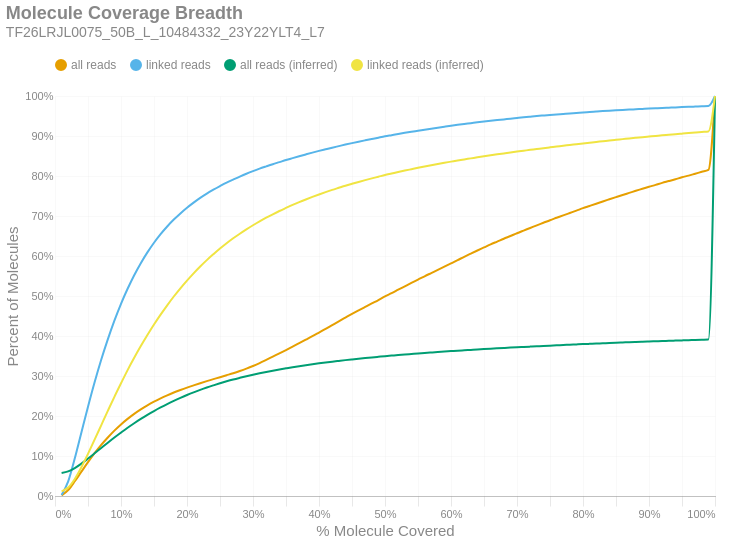

Write notebook code for a chart like this one.
### Markdown cell above
### Molecule Read Coverage
This chart shows molecule coverage breadth as computed by the number of bases aligned to that molecule. In other words, "*how much of each unique long molecule is actually sequenced/aligned?*" Keep in mind there is a distinction between sequences and alignments, since some sequences belonging to a particular molecule may not align well and wouldn't appear in the alignment data. This chart also shows molecule coverage breadth as computed by the *inferred fragment* from which the aligned sequences originate. Unlike read coverage, this calculation takes into account the total insert size, including unsequenced gaps between the forward and reverse reads. Like the previous figures, these are cumulative percents.

### Code cell
if SKIPLR:
    print_html(f"Skipped")
else:
    binned_df = consolidated_hist(valids['coverage_bp'], mask, 0.01, True)
    binned_df_inf = consolidated_hist(valids['coverage_inserts'], mask, 0.01, True)
    binned_df = binned_df.with_columns(pl.lit(binned_df_inf['all reads (cumsum)']).alias('all reads (inferred)'))
    binned_df = binned_df.with_columns(pl.lit(binned_df_inf['linked reads (cumsum)']).alias('linked reads (inferred)'))
    binned_df = binned_df.with_columns(
        (pl.col('bin').cast(pl.Float64) + 0.01).alias('right_edge')
    )

    with SafeRender(binned_df):
        (
            density_plot(binned_df, 'Molecule Coverage Breadth', samplename, 'molcov', ['all reads (inferred)','linked reads (inferred)'])
            .encode(
                #x=alt.X('bin:Q', title="% Molecule Covered").axis(format = '%').scale(padding=0),
                x=alt.X('right_edge:Q', title="% Molecule Covered").axis(format='%').scale(padding=0),
                y=alt.Y('value:Q', title='Percent of Molecules')
                    .axis(format='%')
                    .stack(False)
                    .scale(domainMin=0, padding=0),
                color=alt.Color("key:N").scale(domain = ["all reads", "linked reads", "all reads (inferred)", "linked reads (inferred)"]),
                tooltip = [
                    alt.Tooltip("key:N", title = "Data Type"),
                    alt.Tooltip("range_label:N", title="% Molecule Covered"),
                    alt.Tooltip("value:Q", format = ".2%", title="% Molecules")
                ]
            )
        ).display()

### Figure 1 — Vega-Lite specification as saved in the notebook (floating-point values rounded to 4 significant figures)
{"width": "container", "height": 400, "config": {"title": {"anchor": "start", "dy": -15, "fontSize": 18, "color": "#888888", "subtitleColor": "#888888", "subtitleFontSize": 14}, "arc": {"fill": "#0072B2"}, "axis": {"domainColor": "#888888", "domainWidth": 0.5, "gridWidth": 0.2, "grid": false, "titleFontWeight": 400, "titleFontSize": 15, "labelFontSize": 11, "labelColor": "#888888", "tickColor": "#888888", "tickWidth": 0.2, "titleColor": "#888888"}, "axisBand": {"grid": false}, "axisX": {"grid": true, "tickSize": 10, "domainCap": "round"}, "axisY": {"domain": false, "grid": true, "tickSize": 0, "domainCap": "round"}, "background": "transparent", "header": {"labelFontSize": 15, "labelColor": "#888888", "titleFontSize": 15, "titleFontWeight": 600, "titleColor": "#888888"}, "legend": {"labelFont": "sans-serif", "labelFontSize": 12, "labelColor": "#888888", "symbolSize": 100, "symbolType": "circle", "titleFontSize": 12, "titlePadding": 10, "titleColor": "#888888", "title": null, "orient": "top"}, "range": {"category": ["#E69F00", "#56B4E9", "#009E73", "#F0E442", "#0072B2", "#D55E00", "#CC79A7", "#000000"], "diverging": ["#cfe8f3", "#a2d4ec", "#73bfe2", "#46abdb", "#1696d2", "#12719e"]}, "area": {"fill": "#0072B2", "fillOpacity": 0.7, "line": true, "strokeOpacity": 0.7}, "line": {"color": "#0072B2", "stroke": "#0072B2", "strokeWidth": 2}, "trail": {"color": "#0072B2", "stroke": "#0072B2", "strokeWidth": 0, "size": 1}, "point": {"filled": true, "fillOpacity": 1.0, "size": 95}, "text": {"color": "#888888", "fontSize": 11, "align": "right", "fontWeight": 400, "size": 11}, "bar": {"fill": "#0072B2", "stroke": null}, "view": {"stroke": null, "continuousWidth": 660, "continuousHeight": 400}}, "data": {"name": "data-de23814923b5aa041ae0ef1f5ae306d6"}, "mark": {"type": "line", "interpolate": "monotone", "point": {"opacity": 0, "size": 275}}, "encoding": {"color": {"field": "key", "scale": {"domain": ["all reads", "linked reads", "all reads (inferred)", "linked reads (inferred)"]}, "type": "nominal"}, "tooltip": [{"field": "key", "title": "Data Type", "type": "nominal"}, {"field": "range_label", "title": "% Molecule Covered", "type": "nominal"}, {"field": "value", "format": ".2%", "title": "% Molecules", "type": "quantitative"}], "x": {"axis": {"format": "%"}, "field": "right_edge", "scale": {"padding": 0}, "title": "% Molecule Covered", "type": "quantitative"}, "y": {"axis": {"format": "%"}, "field": "value", "scale": {"domainMin": 0, "padding": 0}, "stack": false, "title": "Percent of Molecules", "type": "quantitative"}}, "params": [{"name": "param_c36ac31b6afebe62", "select": {"type": "point", "fields": ["key"]}, "bind": "legend"}], "title": {"text": "Molecule Coverage Breadth", "subtitle": "TF26LRJL0075_50B_L_10484332_23Y22YLT4_L7"}, "transform": [{"fold": ["all reads (cumsum)", "linked reads (cumsum)", "all reads (inferred)", "linked reads (inferred)"]}, {"calculate": "replace(datum.key, ' (cumsum)', '')", "as": "key"}, {"filter": {"param": "param_c36ac31b6afebe62"}}], "usermeta": {"embedOptions": {"downloadFileName": "TF26LRJL0075_50B_L_10484332_23Y22YLT4_L7.molcov"}}, "$schema": "https://vega.github.io/schema/vega-lite/v6.4.1.json", "datasets": {"data-de23814923b5aa041ae0ef1f5ae306d6": [{"bin": "0.0", "interval": "0.0-0.01", "all reads": 0.001401, "linked reads": 0.002648, "all reads (cumsum)": 0.001401, "linked reads (cumsum)": 0.002648, "range_label": "0.0-0.01", "all reads (inferred)": 0.05726, "linked reads (inferred)": 0.01168, "right_edge": 0.01}, {"bin": "0.01", "interval": "0.01-0.02", "all reads": 0.01351, "linked reads": 0.03386, "all reads (cumsum)": 0.01491, "linked reads (cumsum)": 0.03651, "range_label": "0.01-0.02", "all reads (inferred)": 0.06146, "linked reads (inferred)": 0.02115, "right_edge": 0.02}, {"bin": "0.02", "interval": "0.02-0.03", "all reads": 0.02189, "linked reads": 0.05763, "all reads (cumsum)": 0.0368, "linked reads (cumsum)": 0.09414, "range_label": "0.02-0.03", "all reads (inferred)": 0.06985, "linked reads (inferred)": 0.04261, "right_edge": 0.03}, {"bin": "0.03", "interval": "0.03-0.04", "all reads": 0.02402, "linked reads": 0.06473, "all reads (cumsum)": 0.06082, "linked reads (cumsum)": 0.1589, "range_label": "0.03-0.04", "all reads (inferred)": 0.08094, "linked reads (inferred)": 0.07188, "right_edge": 0.04}, {"bin": "0.04", "interval": "0.04-0.05", "all reads": 0.0237, "linked reads": 0.06422, "all reads (cumsum)": 0.08452, "linked reads (cumsum)": 0.2231, "range_label": "0.04-0.05", "all reads (inferred)": 0.09354, "linked reads (inferred)": 0.1054, "right_edge": 0.05}, {"bin": "0.05", "interval": "0.05-0.06", "all reads": 0.02246, "linked reads": 0.06113, "all reads (cumsum)": 0.107, "linked reads (cumsum)": 0.2842, "range_label": "0.05-0.06", "all reads (inferred)": 0.1067, "linked reads (inferred)": 0.1408, "right_edge": 0.06}, {"bin": "0.06", "interval": "0.06-0.07", "all reads": 0.02071, "linked reads": 0.05648, "all reads (cumsum)": 0.1277, "linked reads (cumsum)": 0.3407, "range_label": "0.06-0.07", "all reads (inferred)": 0.1199, "linked reads (inferred)": 0.1768, "right_edge": 0.07}, {"bin": "0.07", "interval": "0.07-0.08", "all reads": 0.01867, "linked reads": 0.05092, "all reads (cumsum)": 0.1464, "linked reads (cumsum)": 0.3916, "range_label": "0.07-0.08", "all reads (inferred)": 0.1332, "linked reads (inferred)": 0.2127, "right_edge": 0.08}, {"bin": "0.08", "interval": "0.08-0.09", "all reads": 0.01717, "linked reads": 0.04686, "all reads (cumsum)": 0.1635, "linked reads (cumsum)": 0.4385, "range_label": "0.08-0.09", "all reads (inferred)": 0.1461, "linked reads (inferred)": 0.248, "right_edge": 0.09}, {"bin": "0.09", "interval": "0.09-0.1", "all reads": 0.01546, "linked reads": 0.04207, "all reads (cumsum)": 0.179, "linked reads (cumsum)": 0.4806, "range_label": "0.09-0.1", "all reads (inferred)": 0.1585, "linked reads (inferred)": 0.2817, "right_edge": 0.1}, {"bin": "0.1", "interval": "0.1-0.11", "all reads": 0.01384, "linked reads": 0.03757, "all reads (cumsum)": 0.1928, "linked reads (cumsum)": 0.5181, "range_label": "0.1-0.11", "all reads (inferred)": 0.1706, "linked reads (inferred)": 0.3147, "right_edge": 0.11}, {"bin": "0.11", "interval": "0.11-0.12", "all reads": 0.01256, "linked reads": 0.03396, "all reads (cumsum)": 0.2054, "linked reads (cumsum)": 0.5521, "range_label": "0.11-0.12", "all reads (inferred)": 0.1819, "linked reads (inferred)": 0.3456, "right_edge": 0.12}, {"bin": "0.12", "interval": "0.12-0.13", "all reads": 0.01122, "linked reads": 0.03007, "all reads (cumsum)": 0.2166, "linked reads (cumsum)": 0.5822, "range_label": "0.12-0.13", "all reads (inferred)": 0.1926, "linked reads (inferred)": 0.3747, "right_edge": 0.13}, {"bin": "0.13", "interval": "0.13-0.14", "all reads": 0.01011, "linked reads": 0.02689, "all reads (cumsum)": 0.2267, "linked reads (cumsum)": 0.609, "range_label": "0.13-0.14", "all reads (inferred)": 0.2028, "linked reads (inferred)": 0.4025, "right_edge": 0.14}, {"bin": "0.14", "interval": "0.14-0.15", "all reads": 0.009196, "linked reads": 0.02416, "all reads (cumsum)": 0.2359, "linked reads (cumsum)": 0.6332, "range_label": "0.14-0.15", "all reads (inferred)": 0.2124, "linked reads (inferred)": 0.4288, "right_edge": 0.15}, {"bin": "0.15", "interval": "0.15-0.16", "all reads": 0.008312, "linked reads": 0.02144, "all reads (cumsum)": 0.2442, "linked reads (cumsum)": 0.6546, "range_label": "0.15-0.16", "all reads (inferred)": 0.2214, "linked reads (inferred)": 0.4534, "right_edge": 0.16}, {"bin": "0.16", "interval": "0.16-0.17", "all reads": 0.007532, "linked reads": 0.01917, "all reads (cumsum)": 0.2518, "linked reads (cumsum)": 0.6738, "range_label": "0.16-0.17", "all reads (inferred)": 0.2299, "linked reads (inferred)": 0.4768, "right_edge": 0.17}, {"bin": "0.17", "interval": "0.17-0.18", "all reads": 0.006941, "linked reads": 0.01728, "all reads (cumsum)": 0.2587, "linked reads (cumsum)": 0.6911, "range_label": "0.17-0.18", "all reads (inferred)": 0.238, "linked reads (inferred)": 0.4987, "right_edge": 0.18}, {"bin": "0.18", "interval": "0.18-0.19", "all reads": 0.0064, "linked reads": 0.01542, "all reads (cumsum)": 0.2651, "linked reads (cumsum)": 0.7065, "range_label": "0.18-0.19", "all reads (inferred)": 0.2455, "linked reads (inferred)": 0.5192, "right_edge": 0.19}, {"bin": "0.19", "interval": "0.19-0.2", "all reads": 0.005943, "linked reads": 0.01415, "all reads (cumsum)": 0.271, "linked reads (cumsum)": 0.7207, "range_label": "0.19-0.2", "all reads (inferred)": 0.2525, "linked reads (inferred)": 0.5385, "right_edge": 0.2}, {"bin": "0.2", "interval": "0.2-0.21", "all reads": 0.005504, "linked reads": 0.01275, "all reads (cumsum)": 0.2765, "linked reads (cumsum)": 0.7334, "range_label": "0.2-0.21", "all reads (inferred)": 0.2591, "linked reads (inferred)": 0.5566, "right_edge": 0.21}, {"bin": "0.21", "interval": "0.21-0.22", "all reads": 0.00539, "linked reads": 0.01199, "all reads (cumsum)": 0.2819, "linked reads (cumsum)": 0.7454, "range_label": "0.21-0.22", "all reads (inferred)": 0.2654, "linked reads (inferred)": 0.5737, "right_edge": 0.22}, {"bin": "0.22", "interval": "0.22-0.23", "all reads": 0.005169, "linked reads": 0.01069, "all reads (cumsum)": 0.2871, "linked reads (cumsum)": 0.7561, "range_label": "0.22-0.23", "all reads (inferred)": 0.2712, "linked reads (inferred)": 0.5896, "right_edge": 0.23}, {"bin": "0.23", "interval": "0.23-0.24", "all reads": 0.004978, "linked reads": 0.009675, "all reads (cumsum)": 0.2921, "linked reads (cumsum)": 0.7657, "range_label": "0.23-0.24", "all reads (inferred)": 0.2766, "linked reads (inferred)": 0.6044, "right_edge": 0.24}, {"bin": "0.24", "interval": "0.24-0.25", "all reads": 0.004991, "linked reads": 0.009107, "all reads (cumsum)": 0.2971, "linked reads (cumsum)": 0.7749, "range_label": "0.24-0.25", "all reads (inferred)": 0.2818, "linked reads (inferred)": 0.6186, "right_edge": 0.25}, {"bin": "0.25", "interval": "0.25-0.26", "all reads": 0.004939, "linked reads": 0.008628, "all reads (cumsum)": 0.302, "linked reads (cumsum)": 0.7835, "range_label": "0.25-0.26", "all reads (inferred)": 0.2867, "linked reads (inferred)": 0.6319, "right_edge": 0.26}, {"bin": "0.26", "interval": "0.26-0.27", "all reads": 0.00499, "linked reads": 0.007617, "all reads (cumsum)": 0.307, "linked reads (cumsum)": 0.7911, "range_label": "0.26-0.27", "all reads (inferred)": 0.2913, "linked reads (inferred)": 0.6443, "right_edge": 0.27}, {"bin": "0.27", "interval": "0.27-0.28", "all reads": 0.00551, "linked reads": 0.00745, "all reads (cumsum)": 0.3125, "linked reads (cumsum)": 0.7986, "range_label": "0.27-0.28", "all reads (inferred)": 0.2954, "linked reads (inferred)": 0.6557, "right_edge": 0.28}, {"bin": "0.28", "interval": "0.28-0.29", "all reads": 0.005992, "linked reads": 0.007097, "all reads (cumsum)": 0.3185, "linked reads (cumsum)": 0.8056, "range_label": "0.28-0.29", "all reads (inferred)": 0.2994, "linked reads (inferred)": 0.6666, "right_edge": 0.29}, {"bin": "0.29", "interval": "0.29-0.3", "all reads": 0.006586, "linked reads": 0.006592, "all reads (cumsum)": 0.3251, "linked reads (cumsum)": 0.8122, "range_label": "0.29-0.3", "all reads (inferred)": 0.3032, "linked reads (inferred)": 0.6769, "right_edge": 0.3}, {"bin": "0.3", "interval": "0.3-0.31", "all reads": 0.007239, "linked reads": 0.006152, "all reads (cumsum)": 0.3323, "linked reads (cumsum)": 0.8184, "range_label": "0.3-0.31", "all reads (inferred)": 0.3068, "linked reads (inferred)": 0.6866, "right_edge": 0.31}, {"bin": "0.31", "interval": "0.31-0.32", "all reads": 0.007951, "linked reads": 0.005662, "all reads (cumsum)": 0.3403, "linked reads (cumsum)": 0.8241, "range_label": "0.31-0.32", "all reads (inferred)": 0.3101, "linked reads (inferred)": 0.6956, "right_edge": 0.32}, {"bin": "0.32", "interval": "0.32-0.33", "all reads": 0.008207, "linked reads": 0.005507, "all reads (cumsum)": 0.3485, "linked reads (cumsum)": 0.8296, "range_label": "0.32-0.33", "all reads (inferred)": 0.3133, "linked reads (inferred)": 0.7043, "right_edge": 0.33}, {"bin": "0.33", "interval": "0.33-0.34", "all reads": 0.008143, "linked reads": 0.005159, "all reads (cumsum)": 0.3566, "linked reads (cumsum)": 0.8347, "range_label": "0.33-0.34", "all reads (inferred)": 0.3163, "linked reads (inferred)": 0.7125, "right_edge": 0.34}, {"bin": "0.34", "interval": "0.34-0.35", "all reads": 0.008276, "linked reads": 0.005218, "all reads (cumsum)": 0.3649, "linked reads (cumsum)": 0.8399, "range_label": "0.34-0.35", "all reads (inferred)": 0.3192, "linked reads (inferred)": 0.7202, "right_edge": 0.35}, {"bin": "0.35", "interval": "0.35-0.36", "all reads": 0.008458, "linked reads": 0.004745, "all reads (cumsum)": 0.3734, "linked reads (cumsum)": 0.8447, "range_label": "0.35-0.36", "all reads (inferred)": 0.3219, "linked reads (inferred)": 0.7277, "right_edge": 0.36}, {"bin": "0.36", "interval": "0.36-0.37", "all reads": 0.008684, "linked reads": 0.004688, "all reads (cumsum)": 0.3821, "linked reads (cumsum)": 0.8494, "range_label": "0.36-0.37", "all reads (inferred)": 0.3245, "linked reads (inferred)": 0.7347, "right_edge": 0.37}, {"bin": "0.37", "interval": "0.37-0.38", "all reads": 0.008705, "linked reads": 0.004595, "all reads (cumsum)": 0.3908, "linked reads (cumsum)": 0.854, "range_label": "0.37-0.38", "all reads (inferred)": 0.327, "linked reads (inferred)": 0.7413, "right_edge": 0.38}, {"bin": "0.38", "interval": "0.38-0.39", "all reads": 0.008728, "linked reads": 0.004512, "all reads (cumsum)": 0.3995, "linked reads (cumsum)": 0.8585, "range_label": "0.38-0.39", "all reads (inferred)": 0.3293, "linked reads (inferred)": 0.7477, "right_edge": 0.39}, {"bin": "0.39", "interval": "0.39-0.4", "all reads": 0.009112, "linked reads": 0.004328, "all reads (cumsum)": 0.4086, "linked reads (cumsum)": 0.8628, "range_label": "0.39-0.4", "all reads (inferred)": 0.3316, "linked reads (inferred)": 0.7538, "right_edge": 0.4}, {"bin": "0.4", "interval": "0.4-0.41", "all reads": 0.009138, "linked reads": 0.004028, "all reads (cumsum)": 0.4177, "linked reads (cumsum)": 0.8668, "range_label": "0.4-0.41", "all reads (inferred)": 0.3338, "linked reads (inferred)": 0.7596, "right_edge": 0.41}, {"bin": "0.41", "interval": "0.41-0.42", "all reads": 0.009511, "linked reads": 0.003988, "all reads (cumsum)": 0.4272, "linked reads (cumsum)": 0.8708, "range_label": "0.41-0.42", "all reads (inferred)": 0.3358, "linked reads (inferred)": 0.7652, "right_edge": 0.42}, {"bin": "0.42", "interval": "0.42-0.43", "all reads": 0.009526, "linked reads": 0.003849, "all reads (cumsum)": 0.4368, "linked reads (cumsum)": 0.8747, "range_label": "0.42-0.43", "all reads (inferred)": 0.3378, "linked reads (inferred)": 0.7705, "right_edge": 0.43}, {"bin": "0.43", "interval": "0.43-0.44", "all reads": 0.009226, "linked reads": 0.003843, "all reads (cumsum)": 0.446, "linked reads (cumsum)": 0.8785, "range_label": "0.43-0.44", "all reads (inferred)": 0.3397, "linked reads (inferred)": 0.7756, "right_edge": 0.44}, {"bin": "0.44", "interval": "0.44-0.45", "all reads": 0.009158, "linked reads": 0.003725, "all reads (cumsum)": 0.4552, "linked reads (cumsum)": 0.8822, "range_label": "0.44-0.45", "all reads (inferred)": 0.3415, "linked reads (inferred)": 0.7805, "right_edge": 0.45}, {"bin": "0.45", "interval": "0.45-0.46", "all reads": 0.008846, "linked reads": 0.003586, "all reads (cumsum)": 0.464, "linked reads (cumsum)": 0.8858, "range_label": "0.45-0.46", "all reads (inferred)": 0.3432, "linked reads (inferred)": 0.7852, "right_edge": 0.46}, {"bin": "0.46", "interval": "0.46-0.47", "all reads": 0.008712, "linked reads": 0.003398, "all reads (cumsum)": 0.4727, "linked reads (cumsum)": 0.8892, "range_label": "0.46-0.47", "all reads (inferred)": 0.3449, "linked reads (inferred)": 0.7897, "right_edge": 0.47}, {"bin": "0.47", "interval": "0.47-0.48", "all reads": 0.00867, "linked reads": 0.003312, "all reads (cumsum)": 0.4814, "linked reads (cumsum)": 0.8925, "range_label": "0.47-0.48", "all reads (inferred)": 0.3465, "linked reads (inferred)": 0.794, "right_edge": 0.48}, {"bin": "0.48", "interval": "0.48-0.49", "all reads": 0.00849, "linked reads": 0.003336, "all reads (cumsum)": 0.4899, "linked reads (cumsum)": 0.8959, "range_label": "0.48-0.49", "all reads (inferred)": 0.3481, "linked reads (inferred)": 0.7982, "right_edge": 0.49}, {"bin": "0.49", "interval": "0.49-0.5", "all reads": 0.009343, "linked reads": 0.003277, "all reads (cumsum)": 0.4992, "linked reads (cumsum)": 0.8991, "range_label": "0.49-0.5", "all reads (inferred)": 0.3496, "linked reads (inferred)": 0.8024, "right_edge": 0.5}, {"bin": "0.5", "interval": "0.5-0.51", "all reads": 0.007895, "linked reads": 0.002956, "all reads (cumsum)": 0.5071, "linked reads (cumsum)": 0.9021, "range_label": "0.5-0.51", "all reads (inferred)": 0.351, "linked reads (inferred)": 0.8062, "right_edge": 0.51}, {"bin": "0.51", "interval": "0.51-0.52", "all reads": 0.008665, "linked reads": 0.002953, "all reads (cumsum)": 0.5158, "linked reads (cumsum)": 0.9051, "range_label": "0.51-0.52", "all reads (inferred)": 0.3524, "linked reads (inferred)": 0.8099, "right_edge": 0.52}, {"bin": "0.52", "interval": "0.52-0.53", "all reads": 0.00847, "linked reads": 0.002867, "all reads (cumsum)": 0.5242, "linked reads (cumsum)": 0.9079, "range_label": "0.52-0.53", "all reads (inferred)": 0.3538, "linked reads (inferred)": 0.8135, "right_edge": 0.53}, {"bin": "0.53", "interval": "0.53-0.54", "all reads": 0.008448, "linked reads": 0.002727, "all reads (cumsum)": 0.5327, "linked reads (cumsum)": 0.9107, "range_label": "0.53-0.54", "all reads (inferred)": 0.3551, "linked reads (inferred)": 0.817, "right_edge": 0.54}, {"bin": "0.54", "interval": "0.54-0.55", "all reads": 0.008217, "linked reads": 0.002562, "all reads (cumsum)": 0.5409, "linked reads (cumsum)": 0.9132, "range_label": "0.54-0.55", "all reads (inferred)": 0.3564, "linked reads (inferred)": 0.8205, "right_edge": 0.55}, {"bin": "0.55", "interval": "0.55-0.56", "all reads": 0.00834, "linked reads": 0.00262, "all reads (cumsum)": 0.5493, "linked reads (cumsum)": 0.9158, "range_label": "0.55-0.56", "all reads (inferred)": 0.3577, "linked reads (inferred)": 0.8238, "right_edge": 0.56}, {"bin": "0.56", "interval": "0.56-0.57", "all reads": 0.007987, "linked reads": 0.002569, "all reads (cumsum)": 0.5572, "linked reads (cumsum)": 0.9184, "range_label": "0.56-0.57", "all reads (inferred)": 0.3588, "linked reads (inferred)": 0.827, "right_edge": 0.57}, {"bin": "0.57", "interval": "0.57-0.58", "all reads": 0.007941, "linked reads": 0.00248, "all reads (cumsum)": 0.5652, "linked reads (cumsum)": 0.9209, "range_label": "0.57-0.58", "all reads (inferred)": 0.36, "linked reads (inferred)": 0.8301, "right_edge": 0.58}, {"bin": "0.58", "interval": "0.58-0.59", "all reads": 0.008128, "linked reads": 0.002432, "all reads (cumsum)": 0.5733, "linked reads (cumsum)": 0.9233, "range_label": "0.58-0.59", "all reads (inferred)": 0.3611, "linked reads (inferred)": 0.8331, "right_edge": 0.59}, {"bin": "0.59", "interval": "0.59-0.6", "all reads": 0.008307, "linked reads": 0.002379, "all reads (cumsum)": 0.5816, "linked reads (cumsum)": 0.9257, "range_label": "0.59-0.6", "all reads (inferred)": 0.3622, "linked reads (inferred)": 0.8359, "right_edge": 0.6}, {"bin": "0.6", "interval": "0.6-0.61", "all reads": 0.00802, "linked reads": 0.002221, "all reads (cumsum)": 0.5896, "linked reads (cumsum)": 0.9279, "range_label": "0.6-0.61", "all reads (inferred)": 0.3633, "linked reads (inferred)": 0.8388, "right_edge": 0.61}, {"bin": "0.61", "interval": "0.61-0.62", "all reads": 0.008399, "linked reads": 0.00212, "all reads (cumsum)": 0.598, "linked reads (cumsum)": 0.93, "range_label": "0.61-0.62", "all reads (inferred)": 0.3643, "linked reads (inferred)": 0.8415, "right_edge": 0.62}, {"bin": "0.62", "interval": "0.62-0.63", "all reads": 0.007961, "linked reads": 0.00204, "all reads (cumsum)": 0.606, "linked reads (cumsum)": 0.9321, "range_label": "0.62-0.63", "all reads (inferred)": 0.3653, "linked reads (inferred)": 0.844, "right_edge": 0.63}, {"bin": "0.63", "interval": "0.63-0.64", "all reads": 0.007783, "linked reads": 0.002095, "all reads (cumsum)": 0.6138, "linked reads (cumsum)": 0.9342, "range_label": "0.63-0.64", "all reads (inferred)": 0.3663, "linked reads (inferred)": 0.8467, "right_edge": 0.64}, {"bin": "0.64", "interval": "0.64-0.65", "all reads": 0.007556, "linked reads": 0.001935, "all reads (cumsum)": 0.6213, "linked reads (cumsum)": 0.9361, "range_label": "0.64-0.65", "all reads (inferred)": 0.3673, "linked reads (inferred)": 0.8492, "right_edge": 0.65}, {"bin": "0.65", "interval": "0.65-0.66", "all reads": 0.007604, "linked reads": 0.001933, "all reads (cumsum)": 0.6289, "linked reads (cumsum)": 0.938, "range_label": "0.65-0.66", "all reads (inferred)": 0.3682, "linked reads (inferred)": 0.8517, "right_edge": 0.66}, {"bin": "0.66", "interval": "0.66-0.67", "all reads": 0.007106, "linked reads": 0.001782, "all reads (cumsum)": 0.636, "linked reads (cumsum)": 0.9398, "range_label": "0.66-0.67", "all reads (inferred)": 0.3691, "linked reads (inferred)": 0.8541, "right_edge": 0.67}, {"bin": "0.67", "interval": "0.67-0.68", "all reads": 0.007112, "linked reads": 0.001697, "all reads (cumsum)": 0.6432, "linked reads (cumsum)": 0.9415, "range_label": "0.67-0.68", "all reads (inferred)": 0.3701, "linked reads (inferred)": 0.8565, "right_edge": 0.68}, {"bin": "0.68", "interval": "0.68-0.69", "all reads": 0.006764, "linked reads": 0.001644, "all reads (cumsum)": 0.6499, "linked reads (cumsum)": 0.9432, "range_label": "0.68-0.69", "all reads (inferred)": 0.3709, "linked reads (inferred)": 0.8588, "right_edge": 0.69}, {"bin": "0.69", "interval": "0.69-0.7", "all reads": 0.006963, "linked reads": 0.001737, "all reads (cumsum)": 0.6569, "linked reads (cumsum)": 0.9449, "range_label": "0.69-0.7", "all reads (inferred)": 0.3718, "linked reads (inferred)": 0.8611, "right_edge": 0.7}, {"bin": "0.7", "interval": "0.7-0.71", "all reads": 0.006623, "linked reads": 0.001722, "all reads (cumsum)": 0.6635, "linked reads (cumsum)": 0.9466, "range_label": "0.7-0.71", "all reads (inferred)": 0.3726, "linked reads (inferred)": 0.8632, "right_edge": 0.71}, {"bin": "0.71", "interval": "0.71-0.72", "all reads": 0.006562, "linked reads": 0.001633, "all reads (cumsum)": 0.6701, "linked reads (cumsum)": 0.9483, "range_label": "0.71-0.72", "all reads (inferred)": 0.3735, "linked reads (inferred)": 0.8654, "right_edge": 0.72}, {"bin": "0.72", "interval": "0.72-0.73", "all reads": 0.006626, "linked reads": 0.001605, "all reads (cumsum)": 0.6767, "linked reads (cumsum)": 0.9499, "range_label": "0.72-0.73", "all reads (inferred)": 0.3743, "linked reads (inferred)": 0.8675, "right_edge": 0.73}, {"bin": "0.73", "interval": "0.73-0.74", "all reads": 0.006333, "linked reads": 0.001439, "all reads (cumsum)": 0.683, "linked reads (cumsum)": 0.9513, "range_label": "0.73-0.74", "all reads (inferred)": 0.3751, "linked reads (inferred)": 0.8696, "right_edge": 0.74}, {"bin": "0.74", "interval": "0.74-0.75", "all reads": 0.006442, "linked reads": 0.001402, "all reads (cumsum)": 0.6895, "linked reads (cumsum)": 0.9527, "range_label": "0.74-0.75", "all reads (inferred)": 0.3759, "linked reads (inferred)": 0.8717, "right_edge": 0.75}, {"bin": "0.75", "interval": "0.75-0.76", "all reads": 0.006019, "linked reads": 0.001297, "all reads (cumsum)": 0.6955, "linked reads (cumsum)": 0.954, "range_label": "0.75-0.76", "all reads (inferred)": 0.3767, "linked reads (inferred)": 0.8736, "right_edge": 0.76}, {"bin": "0.76", "interval": "0.76-0.77", "all reads": 0.006058, "linked reads": 0.001244, "all reads (cumsum)": 0.7016, "linked reads (cumsum)": 0.9552, "range_label": "0.76-0.77", "all reads (inferred)": 0.3775, "linked reads (inferred)": 0.8757, "right_edge": 0.77}, {"bin": "0.77", "interval": "0.77-0.78", "all reads": 0.005957, "linked reads": 0.001273, "all reads (cumsum)": 0.7075, "linked reads (cumsum)": 0.9565, "range_label": "0.77-0.78", "all reads (inferred)": 0.3782, "linked reads (inferred)": 0.8776, "right_edge": 0.78}, {"bin": "0.78", "interval": "0.78-0.79", "all reads": 0.005934, "linked reads": 0.001158, "all reads (cumsum)": 0.7134, "linked reads (cumsum)": 0.9577, "range_label": "0.78-0.79", "all reads (inferred)": 0.379, "linked reads (inferred)": 0.8796, "right_edge": 0.79}, {"bin": "0.79", "interval": "0.79-0.8", "all reads": 0.006143, "linked reads": 0.001251, "all reads (cumsum)": 0.7196, "linked reads (cumsum)": 0.9589, "range_label": "0.79-0.8", "all reads (inferred)": 0.3797, "linked reads (inferred)": 0.8815, "right_edge": 0.8}, {"bin": "0.8", "interval": "0.8-0.81", "all reads": 0.005539, "linked reads": 0.001059, "all reads (cumsum)": 0.7251, "linked reads (cumsum)": 0.96, "range_label": "0.8-0.81", "all reads (inferred)": 0.3804, "linked reads (inferred)": 0.8833, "right_edge": 0.81}, {"bin": "0.81", "interval": "0.81-0.82", "all reads": 0.005582, "linked reads": 0.001126, "all reads (cumsum)": 0.7307, "linked reads (cumsum)": 0.9611, "range_label": "0.81-0.82", "all reads (inferred)": 0.3811, "linked reads (inferred)": 0.8852, "right_edge": 0.82}, {"bin": "0.82", "interval": "0.82-0.83", "all reads": 0.005694, "linked reads": 0.001105, "all reads (cumsum)": 0.7364, "linked reads (cumsum)": 0.9622, "range_label": "0.82-0.83", "all reads (inferred)": 0.3818, "linked reads (inferred)": 0.887, "right_edge": 0.83}, {"bin": "0.83", "interval": "0.83-0.84", "all reads": 0.005433, "linked reads": 0.00104, "all reads (cumsum)": 0.7418, "linked reads (cumsum)": 0.9632, "range_label": "0.83-0.84", "all reads (inferred)": 0.3825, "linked reads (inferred)": 0.8888, "right_edge": 0.84}, {"bin": "0.84", "interval": "0.84-0.85", "all reads": 0.005403, "linked reads": 0.0009854, "all reads (cumsum)": 0.7472, "linked reads (cumsum)": 0.9642, "range_label": "0.84-0.85", "all reads (inferred)": 0.3832, "linked reads (inferred)": 0.8905, "right_edge": 0.85}, {"bin": "0.85", "interval": "0.85-0.86", "all reads": 0.005346, "linked reads": 0.0009298, "all reads (cumsum)": 0.7526, "linked reads (cumsum)": 0.9652, "range_label": "0.85-0.86", "all reads (inferred)": 0.3838, "linked reads (inferred)": 0.8922, "right_edge": 0.86}, {"bin": "0.86", "interval": "0.86-0.87", "all reads": 0.005168, "linked reads": 0.0008784, "all reads (cumsum)": 0.7578, "linked reads (cumsum)": 0.966, "range_label": "0.86-0.87", "all reads (inferred)": 0.3844, "linked reads (inferred)": 0.8939, "right_edge": 0.87}, {"bin": "0.87", "interval": "0.87-0.88", "all reads": 0.005195, "linked reads": 0.00082, "all reads (cumsum)": 0.7629, "linked reads (cumsum)": 0.9669, "range_label": "0.87-0.88", "all reads (inferred)": 0.3851, "linked reads (inferred)": 0.8955, "right_edge": 0.88}, {"bin": "0.88", "interval": "0.88-0.89", "all reads": 0.005004, "linked reads": 0.0008339, "all reads (cumsum)": 0.7679, "linked reads (cumsum)": 0.9677, "range_label": "0.88-0.89", "all reads (inferred)": 0.3857, "linked reads (inferred)": 0.8971, "right_edge": 0.89}, {"bin": "0.89", "interval": "0.89-0.9", "all reads": 0.005073, "linked reads": 0.00082, "all reads (cumsum)": 0.773, "linked reads (cumsum)": 0.9685, "range_label": "0.89-0.9", "all reads (inferred)": 0.3862, "linked reads (inferred)": 0.8986, "right_edge": 0.9}, {"bin": "0.9", "interval": "0.9-0.91", "all reads": 0.004757, "linked reads": 0.0007922, "all reads (cumsum)": 0.7778, "linked reads (cumsum)": 0.9693, "range_label": "0.9-0.91", "all reads (inferred)": 0.3868, "linked reads (inferred)": 0.9001, "right_edge": 0.91}, {"bin": "0.91", "interval": "0.91-0.92", "all reads": 0.005119, "linked reads": 0.0007867, "all reads (cumsum)": 0.7829, "linked reads (cumsum)": 0.9701, "range_label": "0.91-0.92", "all reads (inferred)": 0.3874, "linked reads (inferred)": 0.9017, "right_edge": 0.92}, {"bin": "0.92", "interval": "0.92-0.93", "all reads": 0.004396, "linked reads": 0.0007172, "all reads (cumsum)": 0.7873, "linked reads (cumsum)": 0.9708, "range_label": "0.92-0.93", "all reads (inferred)": 0.3879, "linked reads (inferred)": 0.9031, "right_edge": 0.93}, {"bin": "0.93", "interval": "0.93-0.94", "all reads": 0.004563, "linked reads": 0.0007227, "all reads (cumsum)": 0.7919, "linked reads (cumsum)": 0.9715, "range_label": "0.93-0.94", "all reads (inferred)": 0.3885, "linked reads (inferred)": 0.9045, "right_edge": 0.94}, {"bin": "0.94", "interval": "0.94-0.95", "all reads": 0.004949, "linked reads": 0.0006894, "all reads (cumsum)": 0.7968, "linked reads (cumsum)": 0.9722, "range_label": "0.94-0.95", "all reads (inferred)": 0.389, "linked reads (inferred)": 0.9059, "right_edge": 0.95}, {"bin": "0.95", "interval": "0.95-0.96", "all reads": 0.004202, "linked reads": 0.0006546, "all reads (cumsum)": 0.801, "linked reads (cumsum)": 0.9729, "range_label": "0.95-0.96", "all reads (inferred)": 0.3896, "linked reads (inferred)": 0.9073, "right_edge": 0.96}, {"bin": "0.96", "interval": "0.96-0.97", "all reads": 0.004734, "linked reads": 0.0006102, "all reads (cumsum)": 0.8057, "linked reads (cumsum)": 0.9735, "range_label": "0.96-0.97", "all reads (inferred)": 0.3901, "linked reads (inferred)": 0.9086, "right_edge": 0.97}, {"bin": "0.97", "interval": "0.97-0.98", "all reads": 0.004711, "linked reads": 0.0006074, "all reads (cumsum)": 0.8105, "linked reads (cumsum)": 0.9741, "range_label": "0.97-0.98", "all reads (inferred)": 0.3907, "linked reads (inferred)": 0.91, "right_edge": 0.98}, {"bin": "0.98", "interval": "0.98-0.99", "all reads": 0.00476, "linked reads": 0.0006366, "all reads (cumsum)": 0.8152, "linked reads (cumsum)": 0.9747, "range_label": "0.98-0.99", "all reads (inferred)": 0.3913, "linked reads (inferred)": 0.9114, "right_edge": 0.99}, {"bin": "0.99", "interval": "0.99-1.0", "all reads": 0.1848, "linked reads": 0.02527, "all reads (cumsum)": 1.0, "linked reads (cumsum)": 1.0, "range_label": "0.99-1.0", "all reads (inferred)": 1.0, "linked reads (inferred)": 1.0, "right_edge": 1.0}]}}
